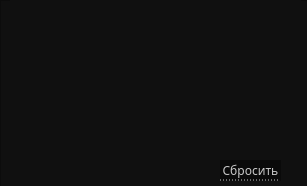
   <widget class="QWidget" name="resolution">
    <property name="geometry">
     <rect>
      <x>0</x>
      <y>0</y>
      <width>307</width>
      <height>186</height>
     </rect>
    </property>
    <attribute name="icon">
     <iconset>
      <normaloff>../../images/down-arrow.png</normaloff>../../images/down-arrow.png</iconset>
    </attribute>
    <attribute name="label">
     <string>Разрешение</string>
    </attribute>
    <widget class="QFrame" name="frameResolution">
     <property name="geometry">
      <rect>
       <x>0</x>
       <y>0</y>
       <width>311</width>
       <height>191</height>
      </rect>
     </property>
     <property name="styleSheet">
      <string notr="true">QFrame{
	background-color: #101010;
}
</string>
     </property>
     <property name="frameShape">
      <enum>QFrame::StyledPanel</enum>
     </property>
     <property name="frameShadow">
      <enum>QFrame::Raised</enum>
     </property>
     <widget class="QTableWidget" name="tableResolution">
      <property name="enabled">
       <bool>true</bool>
      </property>
      <property name="geometry">
       <rect>
        <x>10</x>
        <y>0</y>
        <width>291</width>
        <height>161</height>
       </rect>
      </property>
      <property name="font">
       <font>
        <family>Montserrat Medium</family>
        <stylestrategy>PreferAntialias</stylestrategy>
       </font>
      </property>
      <property name="mouseTracking">
       <bool>true</bool>
      </property>
      <property name="focusPolicy">
       <enum>Qt::NoFocus</enum>
      </property>
      <property name="autoFillBackground">
       <bool>false</bool>
      </property>
      <property name="styleSheet">
       <string notr="true">QHeaderView
{	
	background: rgb(30, 30, 30);
	color: #dddddd;
	border: 0px;
	font-size: 14px;
	min-width: 100px;	
	min-height: 30px;
}

QHeaderView::section{
	background: rgb(30, 30, 30);
	min-width: 10px;	
	min-height: 25px;
	border: 0px solid;
	border-right: 1px solid rgb(50,50,50); 
	color: #dddddd;
	font-size: 12px;
}

QHeaderView::section:hover {
   color: white;
	background-color: rgb(80,80,80);
}

QHeaderView::section{
    color: white;
	selection-background-color:#ffc0cb;
}

QTableWidget QTableCornerButton::section
{
	
	background: rgb(30, 30, 30);
	border-style: solid;
	border-width: 1px;
}

QTableWidget::item
{
 	border-bottom: 1px solid rgb(60,60,60); 
	border-right: 0px;
	border-left: 0px;
	border-top:0px;
}

QTableView
{
	background-color: #101010;
	color: #dddddd;
	border-top: 0px;
	border-right: 0px;
	border-left: 0px;
	border-bottom: 0px;
}

QTableWidget::item:hover {
    color: white;
	border-bottom: 1px solid rgb(180,180,180);
}      

QTableWidget::item:selected
{
 	color: white;
	border-bottom: 1px solid rgb(180,180,180);
}

QScrollBar:vertical {
	border: none;
    background-color: #151515;
    width: 8px;
    margin: 15px 0 15px 0;
	border-radius: 0px;
 }

/*  HANDLE BAR VERTICAL */
QScrollBar::handle:vertical {	
	background-color: #151515;
	min-height: 30px;
	border-radius: 0px;
	border: 1px solid;
	border-right: 0px;
	border-color: rgb(60,60,60);
}
QScrollBar::handle:vertical:hover{	
	background-color:  rgb(50,50,50);
	border-color: rgb(60,60,60);
}
QScrollBar::handle:vertical:pressed {	
	background-color: rgb(120, 0, 2);
}

/* BTN TOP - SCROLLBAR */
QScrollBar::sub-line:vertical {
	background-color: #151515;
	height: 15px;
	subcontrol-position: top;
	subcontrol-origin: margin;
	border: 0px;
	border-bottom: 1px solid rgb(180, 0, 0);
}
QScrollBar::sub-line:vertical:hover {	
	background-color: #575757;
	border-color: #242424;
}
QScrollBar::sub-line:vertical:pressed {	
	background-color: rgb(120, 0, 2);
}

/* BTN BOTTOM - SCROLLBAR */
QScrollBar::add-line:vertical {
	background-color: #151515;
	height: 15px;
	subcontrol-position: bottom;
	subcontrol-origin: margin;
	border: 1px solid;
	border-color: rgb(60,60,60);
	border: 1px solid;
	border-top:1px solid rgb(180, 0, 0);
	border-right: 0px;
	border-bottom: 0px;
}
QScrollBar::add-line:vertical:hover {	
	background-color: #575757;
	border-color: #242424;
}
QScrollBar::add-line:vertical:pressed {	
	background-color: rgb(120, 0, 2);
}
/* RESET ARROW */
QScrollBar::up-arrow:vertical, QScrollBar::down-arrow:vertical {
	background: none;
}

QScrollBar::add-page:vertical, QScrollBar::sub-page:vertical {
	background: none;
}</string>
      </property>
      <property name="editTriggers">
       <set>QAbstractItemView::AnyKeyPressed|QAbstractItemView::EditKeyPressed|QAbstractItemView::SelectedClicked</set>
      </property>
      <property name="selectionMode">
       <enum>QAbstractItemView::MultiSelection</enum>
      </property>
      <property name="selectionBehavior">
       <enum>QAbstractItemView::SelectRows</enum>
      </property>
      <property name="showGrid">
       <bool>false</bool>
      </property>
      <property name="gridStyle">
       <enum>Qt::SolidLine</enum>
      </property>
      <property name="sortingEnabled">
       <bool>true</bool>
      </property>
      <attribute name="horizontalHeaderVisible">
       <bool>false</bool>
      </attribute>
      <attribute name="horizontalHeaderCascadingSectionResizes">
       <bool>true</bool>
      </attribute>
      <attribute name="horizontalHeaderDefaultSectionSize">
       <number>120</number>
      </attribute>
      <attribute name="horizontalHeaderHighlightSections">
       <bool>false</bool>
      </attribute>
      <attribute name="horizontalHeaderMinimumSectionSize">
       <number>15</number>
      </attribute>
      <attribute name="horizontalHeaderShowSortIndicator" stdset="0">
       <bool>true</bool>
      </attribute>
      <attribute name="horizontalHeaderStretchLastSection">
       <bool>false</bool>
      </attribute>
      <attribute name="verticalHeaderVisible">
       <bool>false</bool>
      </attribute>
      <attribute name="verticalHeaderCascadingSectionResizes">
       <bool>false</bool>
      </attribute>
      <attribute name="verticalHeaderMinimumSectionSize">
       <number>10</number>
      </attribute>
      <column>
       <property name="text">
        <string>Выбор</string>
       </property>
      </column>
      <column>
       <property name="text">
        <string>Название</string>
       </property>
      </column>
     </widget>
     <widget class="QPushButton" name="btnResetResolution">
      <property name="geometry">
       <rect>
        <x>220</x>
        <y>160</y>
        <width>61</width>
        <height>21</height>
       </rect>
      </property>
      <property name="font">
       <font>
        <family>Montserrat Medium</family>
        <pointsize>9</pointsize>
       </font>
      </property>
      <property name="styleSheet">
       <string notr="true">QPushButton
{
background-color: rgb(10, 10, 10);
color:  rgb(200,200, 200);
border: 0px;
border-bottom: 1px dotted rgb(200, 200, 200);
}

QPushButton::hover
{
color: red;
border-bottom: 1px dotted red;
}
</string>
      </property>
      <property name="text">
       <string>Сбросить</string>
      </property>
     </widget>
    </widget>
   </widget>
